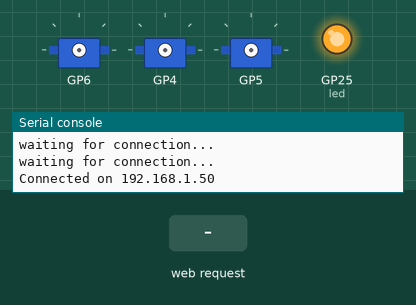
Recording of a program running on a simulated Raspberry Pi Pico running MicroPython. Parts: 3 × servo, output pins drawn as LEDs (lit = HIGH), the last lines printed to the serial console. The inputs (shaded band) are chosen by the test bench. WiFi joins after 1.5 s; servo angles are drawn from the pulse width (0.5 ms = 0°, 2.5 ms = 180°); pins used as bus, display or sensor lines are not drawn.

Above: at 3.2 s.
3.3 s: HTTP request GET /J4-? received
At 3.85 s:
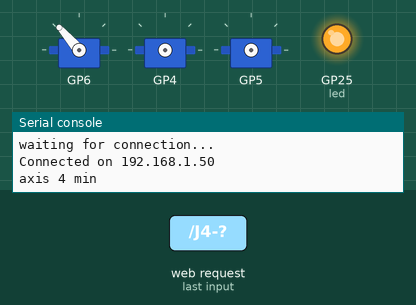
At 5.8 s:
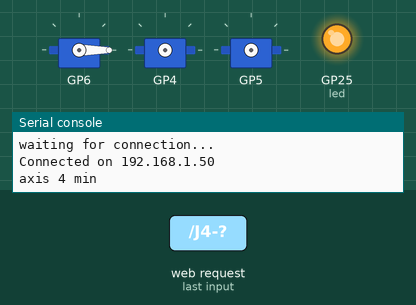
6.3 s: HTTP request GET /Y-? received
At 8.1 s:
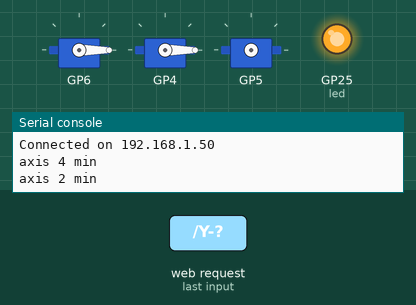
9.3 s: HTTP request GET /Z-? received
At 11.5 s:
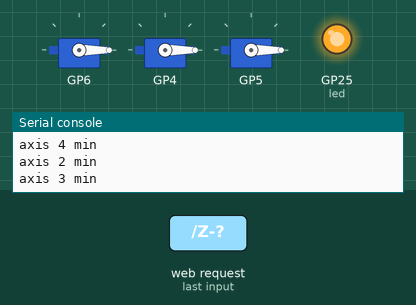
12.3 s: HTTP request GET /J4-? received
15.3 s: HTTP request GET /Y-? received
18.3 s: HTTP request GET /Z-? received
Timing chart, 0 to 21.3 s (numbered marks = the images above; inputs shaded):
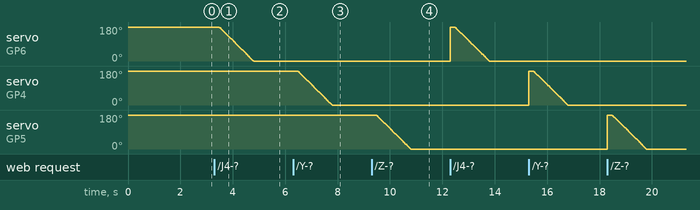

Measured:
- after the input at 3.3 s, servo on GP6: moves from 180° to 0° over 1.3 s, starting after 0.17 s
- after the input at 6.3 s, servo on GP4: moves from 180° to 0° over 1.3 s, starting after 0.17 s
- after the input at 9.3 s, servo on GP5: moves from 180° to 0° over 1.3 s, starting after 0.17 s

The program:

Main.py
```python
import network
import socket
from time import sleep
import machine
import servo
from machine import Pin

led = Pin("LED", Pin.OUT)

ssid = 'Kelly & Jonathan'
password = 'kumkoy2012'

def abort():
    print("abort")

def axis1_left():
    print("axis 1 left")

def axis1_right():
    print("axis 1 right")

def axis2_plus():
    print("axis 2 plus")
    servo.moveServo_forward(4)

def axis2_min():
    print("axis 2 min")
    servo.moveServo_backward(4)

def axis3_plus():
    print("axis 3 plus")
    servo.moveServo_forward(5)

def axis3_min():
    print("axis 3 min")
    servo.moveServo_backward(5)

def axis4_plus():
    print("axis 4 plus")
    servo.moveServo_forward(6)

def axis4_min():
    print("axis 4 min")
    servo.moveServo_backward(6)

def axis5_plus():
    print("axis 5 plus")
    servo.moveServo_forward(7)

def axis5_min():
    print("axis 5 min")
    servo.moveServo_backward(7)

def connect():
    wlan = network.WLAN(network.STA_IF)
    wlan.active(True)
    wlan.connect(ssid, password)
    while wlan.isconnected() == False:
        print('waiting for connection...')
        sleep(1)
    ip = wlan.ifconfig()[0]
    print(f'Connected on {ip}')
    led.on()
    return ip

def open_socket(ip):
    address = (ip, 80)
    connection = socket.socket()
    connection.bind(address)
    connection.listen(1)
    return connection

def webpage():
    #Template HTML
    html = f"""
            <!DOCTYPE html>
            <html>
            <head>
            <title>Pico Arm Robot Control</title>
            </head>
            <center><b>

            <form action="./Z+">
            <input type="submit" value="Z+ / J3+" style="height:120px; width:120px" />
            </form>

            <form action="./Y+">
            <input type="submit" value="Y+ / J2+" style="height:120px; width:120px" />
            </form>
            <table><tr>

            <td><form action="./J4-">
            <input type="submit" value="J4-" style="height:120px; width:120px" />
            </form></td>

            <td><form action="./X-">
            <input type="submit" value="X- / J1-" style="height:120px; width:120px" />
            </form></td>

            <td><form action="./abort">
            <input type="submit" value="Abort" style="height:120px; width:120px" />
            </form></td>

            <td><form action="./X+">
            <input type="submit" value="X+ / J1+" style="height:120px; width:120px" />
            </form></td>

            <td><form action="./J4+">
            <input type="submit" value="J4+" style="height:120px; width:120px" />
            </form></td>
            </tr></table>

            <form action="./Y-">
            <input type="submit" value="Y- / J2-" style="height:120px; width:120px" />
            </form>

            <form action="./Z-">
            <input type="submit" value="Z- / J3-" style="height:120px; width:120px" />
            </form>
            </body>
            </html>
            """
    return str(html)

def server(connection):
    #Start web server
    while True:
        client = connection.accept()[0]
        request = client.recv(1024)
        request = str(request)
        try:
            request = request.split()[1]
        except IndexError:
            pass
        if request == '/Z+?':
            axis3_plus()
        elif request == '/Y+?':
            axis2_plus()
        elif request == '/J4-?':
            axis4_min()
        elif request =='/X-?':
            axis1_left()
        elif request =='/abort?':
            abort()
        elif request =='/X+?':
            axis1_right()
        elif request == '/J4+?':
            axis4_plus()
        elif request =='/Y-?':
            axis2_min()
        elif request =='/Z-?':
            axis3_min()
        html = webpage()
        client.send(html)
        client.close()

try:
    ip = connect()
    connection = open_socket(ip)
    server(connection)
except KeyboardInterrupt:
    machine.reset()
```

servo.py
```python
from time import sleep
from machine import Pin
from machine import PWM

#Function to set an angle

#The position is expected as a parameter

def moveServo_forward(PWMpin):
    pwm = PWM(Pin(PWMpin))
    pwm.freq(50)

    for position in range(1000,9000,50):
        pwm.duty_u16(position)
        sleep(0.01)
 # type: ignore

def moveServo_backward(PWMpin):
    pwm = PWM(Pin(PWMpin))
    pwm.freq(50)

    for position in range(9000,1000,-50):
        pwm.duty_u16(position)
        sleep(0.01)
```
